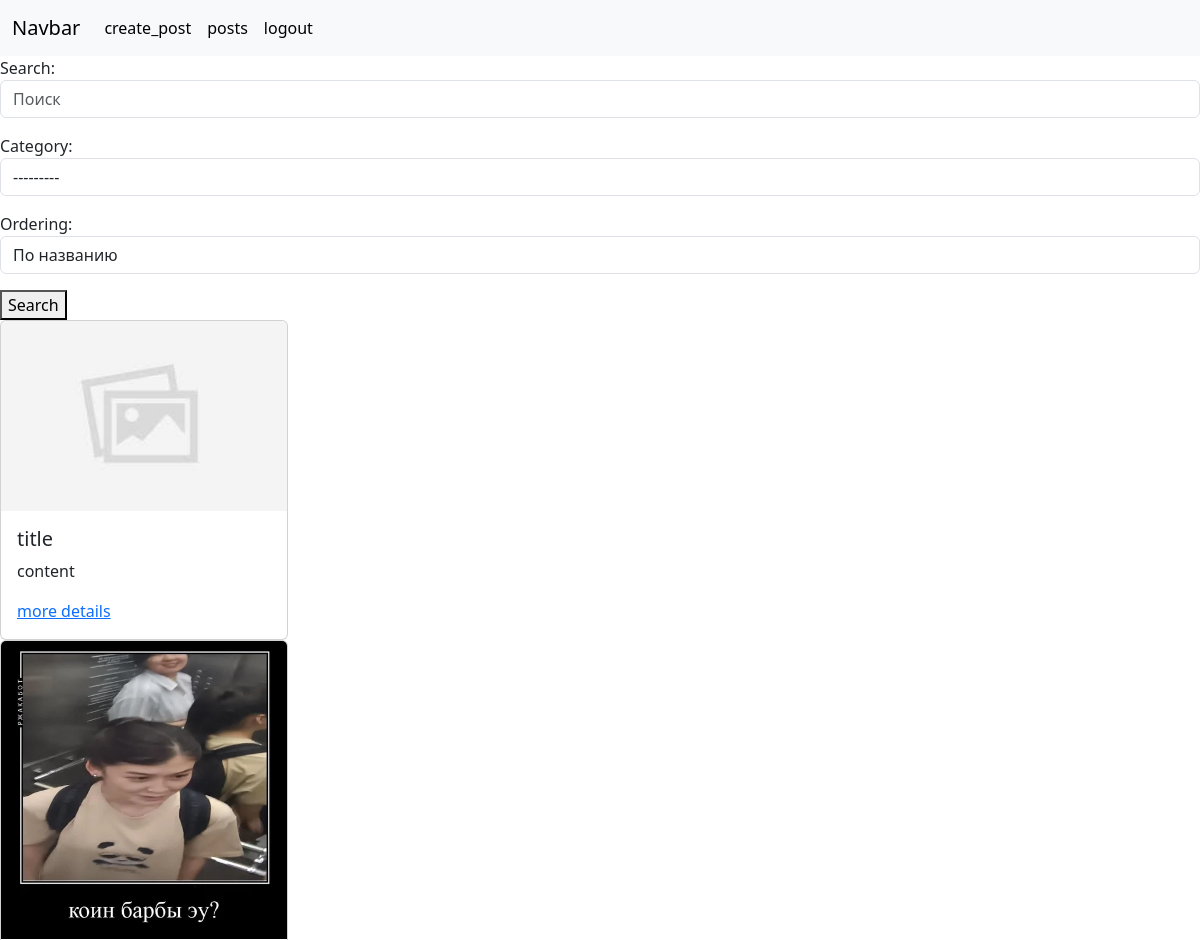
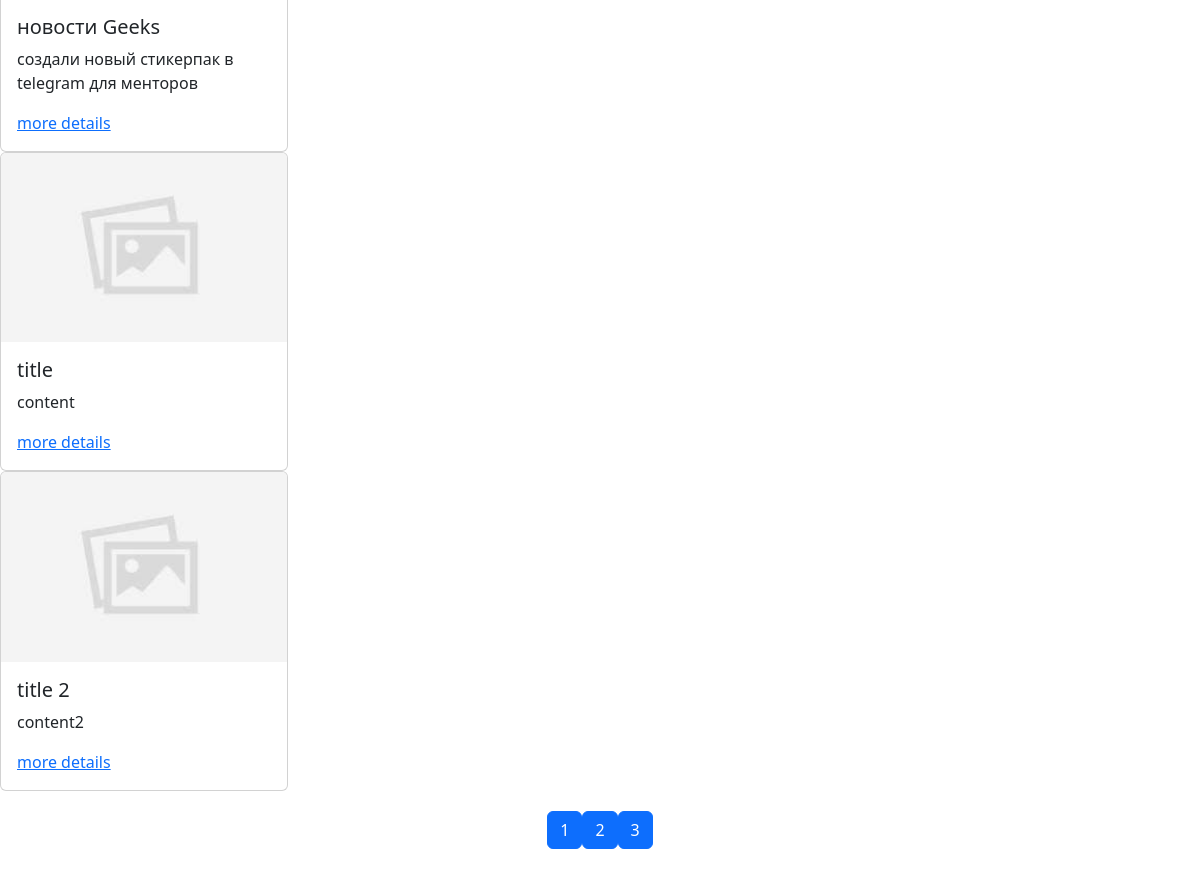
The page /posts/ (signed in) on the database as committed earlier (2 pictures, top to bottom).
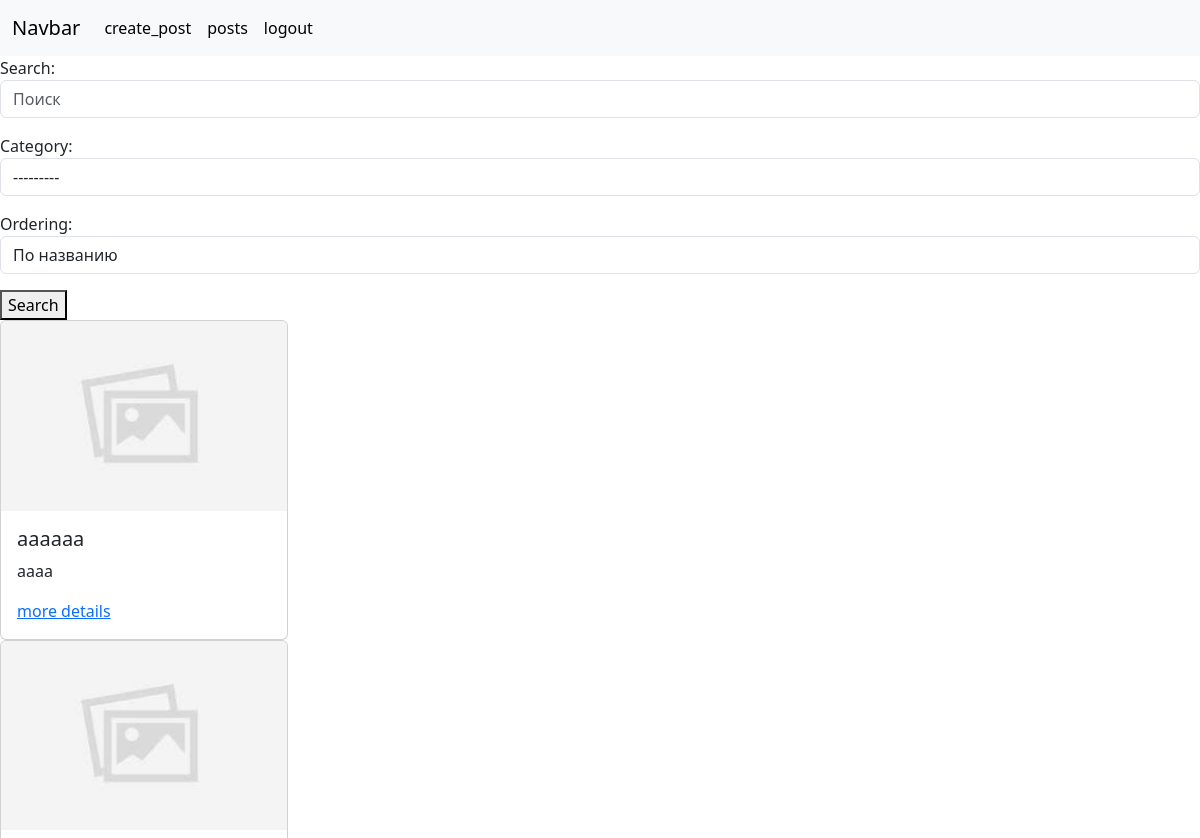
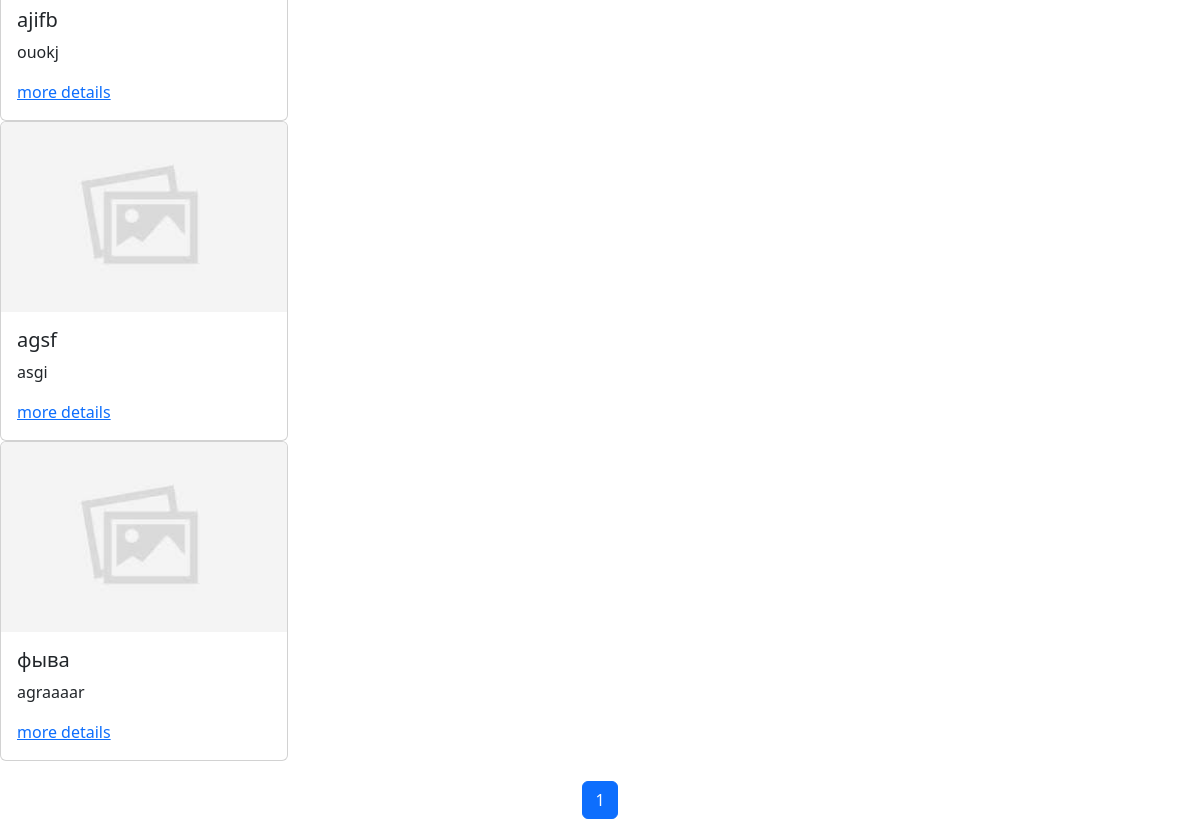
The same page on the database as committed later (2 pictures, top to bottom).
### posts/models.py (models this page shows, shortened)
class Post(models.Model):
    category = models.ForeignKey(Category, models.CASCADE, null=True, blank=True)
    tag = models.ManyToManyField(Tag, blank=True, null=True)
    title = models.CharField(max_length=100)
    content = models.CharField(max_length=100)
    rate = models.CharField(max_length=100, null=True,blank=True)
    create_at = models.DateField(auto_now_add=True)
    update_at = models.DateField(auto_now=True)
    image = models.ImageField(null=True, blank=True)

### posts/views.py (the view)
# urls.py: path("posts/", list_view, name="posts"),  # Исправлено
@login_required(login_url="login-view")
def list_view(request):
    if request.method == "GET":
        page = int(request.GET.get("page", 1))
        limit = 4
        search = request.GET.get("search")
        category = request.GET.get("category")
        ordering = request.GET.get("ordering")
        form = SearchForm(request.GET)
        posts = Post.objects.all()
        if search:
            posts = posts.filter(Q(title__icontains=search) | Q(content__icontains=search))
        if category:
            posts = posts.filter(category_id=category)
        if ordering:
           max_pages = posts.order_by(ordering)
        max_pages = posts.count() / limit
        if round(max_pages) > max_pages:
            max_pages = round(max_pages) + 1
        else:
            max_pages = round(max_pages)
        start = (page - 1)*limit
        end = page * limit
        posts = posts[start:end]
        context = {"posts": posts, "form":form, "max_pages":range(1, max_pages + 1)}
        return render(request, "posts/post_list.html", context=context)

### posts/forms.py
class SearchForm(forms.Form):
    search = forms.CharField(
    required = False,
    max_length = 100,
    widget=forms.TextInput(attrs={"placeholder":"Поиск", "class": "form-control"}))
    category = forms.ModelChoiceField(queryset=Category.objects.all(),
       required=False,
        widget=forms.Select(attrs={"class": "form-control"})
    )
    orderings =  (
        ("title", "По названию"),
        ("content", "По контенту"),
        ("create_at", "По дате создания"),
        ("update_at", "По дате обновления"),
        ("rate", "По рейтингу"),
        ("-title", "По названию (убыв.)"),
        ("-content", "По контенту (убыв.)"),
        ("-create_at", "По дате создания (убыв.)"),
        ("-update_at", "По дате обновления (убыв.)"),
        ("-rate", "По рейтингу (убыв.)"),
    )
    ordering = forms.ChoiceField(
        choices=orderings, required=False,
        widget=forms.Select(attrs={"class": "form-control"}))

### posts/models.py (called while the page is built)
    def __str__(self):
        return f"{self.title}"

### templates/posts/post_list.html
{% extends 'main.html' %}
{% block content %}
<form action="" method="get", enctype="multipart/form-data">
  {{form.as_p}}
  <button type="submit">Search</button>
</form>
{% for post in posts %}
<div class="card" style="width: 18rem;">
  {% if post.image %}
    <img src="{{ post.image.url }}" class="card-img-top" alt="...">
  {% else %}
    <img src="/static/place_holder.jpg" class="card-img-top" alt="...">
  {% endif %}
  <div class="card-body">
    <h5 class="card-title">{{ post.title }}</h5>
    <p class="card-text">{{ post.content }}</p>
    <a href="/post_detail/{{ post.id }}/" class="card-link">more details</a>
  </div>
</div>
{% endfor %}
<div style="display: flex; justify-content: center; margin-top: 20px; margin-bottom: 20px;">
  {% for i in max_pages %}
    {% if request.GET %}
      <a href="{{ request.get_full_path }}&page={{ i }}" class="btn btn-primary">{{ i }}</a>
    {% else %}
      <a href="/posts/?page={{ i }}" class="btn btn-primary">{{ i }}</a>
    {% endif %}
  {% endfor %}
</div>
{% endblock %}

### templates/main.html (shortened to what this page needs)
<!DOCTYPE html>
<html lang="en">
<head>
    <link rel="stylesheet" href="https://cdn.jsdelivr.net/npm/bootstrap@5.3.3/dist/css/bootstrap.min.css">
</head>
<body>
    <nav class="navbar navbar-expand-lg bg-body-tertiary">
        <div class="container-fluid">
          <a class="navbar-brand" href="/">Navbar</a>
          <div class="collapse navbar-collapse" id="navbarSupportedContent">
            <ul class="navbar-nav me-auto mb-2 mb-lg-0">
              {% if request.user.is_authenticated %}
              <li class="nav-item">
                <a class="nav-link active" aria-current="page" href="/create_post/">create_post</a>
              </li>
              <li class="nav-item">
                <a class="nav-link active" href="/list_view/">posts</a>
              </li>
              <li class="nav-item">
                <a class="nav-link active" href="/logout/">logout</a>
              </li>
            {% endif %}
          </div>
        </div>
      </nav>
    {%block content%}
    {%endblock%}
</body>
</html>

Rows that differ between the two databases and show on the page:
removed Post: title "title", content "content"
removed Post: image (picture), title "новости Geeks", content "создали новый стикерпак в telegram для менторов"
removed Post: title "title", content "content"
removed Post: title "title 2", content "content2"
added Post: title "aaaaaa", content "aaaa"
added Post: title "ajifb", content "ouokj"
added Post: title "agsf", content "asgi"
added Post: title "фыва", content "agraaaar"
Other text that changed with them:
list line gone: "2"
list line gone: "3"
